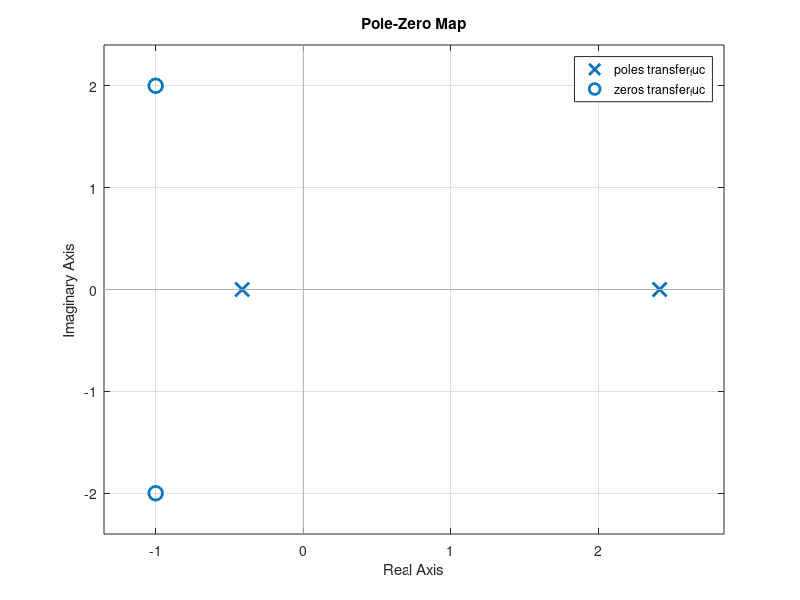

MATLAB code for this plot:
clc
clear all
close all

%initial values for d/f function
p=[1 2 5];

%unstable system 
den = [-1 2 1]; nom = [1 2 5];

%stable systemden = [5 4 2]; nom = [1 2 5];
%marginally stable system den = [1 0 1]; nom = [1 2 4];


%finding roots
r=roots(p);

%finding poly
p=poly(r);


%finding transfer function
transfer_fuc = tf(nom,den);

%finding pzmap
pzmap(transfer_fuc);


%finding step step(transfer_fuc);



